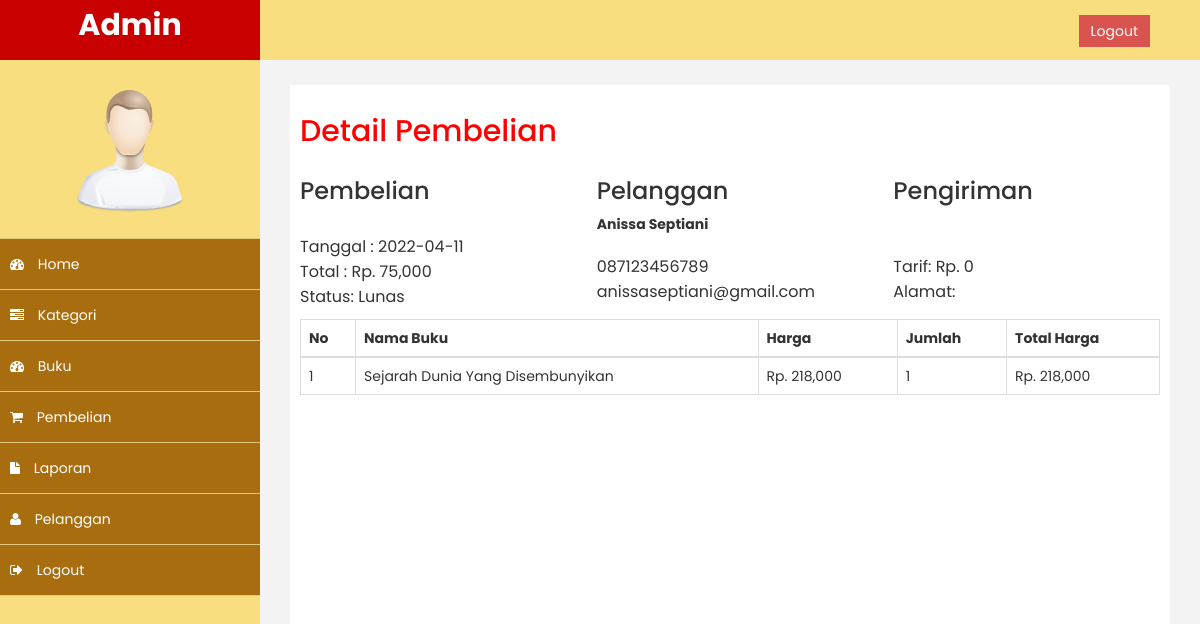
The app's page /admin/index.php?halaman=detail&id=1 (signed in) with its own data.
### tables this page shows
CREATE TABLE `pembelian` (
  `id_pembelian` int(11) NOT NULL,
  `id_pelanggan` int(11) NOT NULL,
  `id_ongkir` int(11) NOT NULL,
  `tanggal_pembelian` date NOT NULL,
  `total_pembelian` int(11) NOT NULL,
  `nama_kota` varchar(100) NOT NULL,
  `tarif` int(11) NOT NULL,
  `alamat` text NOT NULL,
  `status_pembelian` varchar(100) NOT NULL DEFAULT 'pending',
  `resi_pengiriman` varchar(50) NOT NULL
);

CREATE TABLE `pelanggan` (
  `id_pelanggan` int(11) NOT NULL,
  `email_pelanggan` varchar(100) NOT NULL,
  `password_pelanggan` varchar(50) NOT NULL,
  `nama_pelanggan` varchar(50) NOT NULL,
  `telepon_pelanggan` varchar(25) NOT NULL,
  `alamat` text NOT NULL
);

CREATE TABLE `pembelian_buku` (
  `id_pembelian_buku` int(11) NOT NULL,
  `id_pembelian` int(11) NOT NULL,
  `id_buku` int(11) NOT NULL,
  `jumlah` int(11) NOT NULL,
  `nama` varchar(100) NOT NULL,
  `harga` int(11) NOT NULL,
  `berat` int(11) NOT NULL,
  `total_berat` int(11) NOT NULL,
  `total_harga` int(11) NOT NULL
);

CREATE TABLE `buku` (
  `id_buku` int(11) NOT NULL,
  `id_kategori` int(5) NOT NULL,
  `nama_buku` varchar(100) NOT NULL,
  `harga_buku` int(11) NOT NULL,
  `berat` int(11) NOT NULL,
  `foto_buku` varchar(100) NOT NULL,
  `deskripsi_buku` text NOT NULL,
  `stok_buku` int(5) NOT NULL
);

### admin/detail.php (the view, shortened to what this page needs)
<h2>Detail Pembelian</h2>
<?php
$ambil = $koneksi->query("SELECT * FROM pembelian JOIN pelanggan
    ON pembelian.id_pelanggan=pelanggan.id_pelanggan
    WHERE pembelian.id_pembelian= '$_GET[id]'");
$detail = $ambil->fetch_assoc();
?>
    <?php
    print_r($detail);
    ?>
<div class="row">
    <div class="col-md-4">
        <h3>Pembelian</h3>
        <p>
            Tanggal : <?php echo $detail['tanggal_pembelian'];?> <br>
            Total : Rp. <?php echo number_format ($detail['total_pembelian']); ?><br>
            Status: <?php echo $detail["status_pembelian"]; ?>
        </p>
    </div>
    <div class="col-md-4">
        <h3>Pelanggan</h3>
        <strong><?php echo $detail['nama_pelanggan']; ?></strong> <br>
        <p>
            <?php echo $detail['telepon_pelanggan'];?> <br>
            <?php echo $detail['email_pelanggan'];?>
        </p>
    </div>
    <div class="col-md-4">
        <h3>Pengiriman</h3>
        <strong><?php echo $detail["nama_kota"]; ?></strong><br>
        <p>
            Tarif: Rp. <?php echo number_format($detail["tarif"]); ?><br>
            Alamat: <?php echo $detail["alamat"]; ?>
        </p>
    </div>
</div>
<table class="table table-bordered">
    <thead>
        <tr>
            <th>No</th>
            <th>Nama Buku</th>
            <th>Harga</th>
            <th>Jumlah</th>
            <th>Total Harga</th>
        </tr>
    </thead>
    <tbody>
        <?php
        $nomor = 1;
        ?>
        <?php
        $ambil=$koneksi->query("SELECT * FROM pembelian_buku JOIN
        buku ON pembelian_buku.id_buku=buku.id_buku
        WHERE pembelian_buku.id_pembelian='$_GET[id]'");
        ?>
        <?php
        while($pecah=$ambil->fetch_assoc()){
        ?>
        <tr>
            <td><?php echo $nomor; ?></td>
            <td><?php echo $pecah['nama_buku']; ?></td>
            <td>Rp. <?php echo number_format($pecah['harga_buku']); ?></td>
            <td><?php echo $pecah['jumlah']; ?></td>
            <td>
                Rp. <?php echo number_format ($pecah['harga_buku'] * $pecah['jumlah']); ?>
            </td>
        </tr>
        <?php
        $nomor++;
        ?>
        <?php
        }
        ?>
    </tbody>
</table>

### admin/assets/css/custom.css (style rules this page uses)
body { font-family: Poppins, sans-serif; }
h2 { color: #f00; }
p { font-size: 16px; line-height: 25px; padding-top: 20px; }

### records on screen
pembelian: tanggal_pembelian "2022-04-11", total_pembelian "75,000", status_pembelian "Lunas", id_pelanggan.nama_pelanggan "Anissa Septiani", id_pelanggan.telepon_pelanggan "087123456789", id_pelanggan.email_pelanggan "anissaseptiani@gmail.com", tarif "0"
pembelian_buku: id_buku.nama_buku "Sejarah Dunia Yang Disembunyikan", id_buku.harga_buku "218,000", jumlah "1", $pecah['harga_buku'] * $pecah['jumlah'] "218,000"
